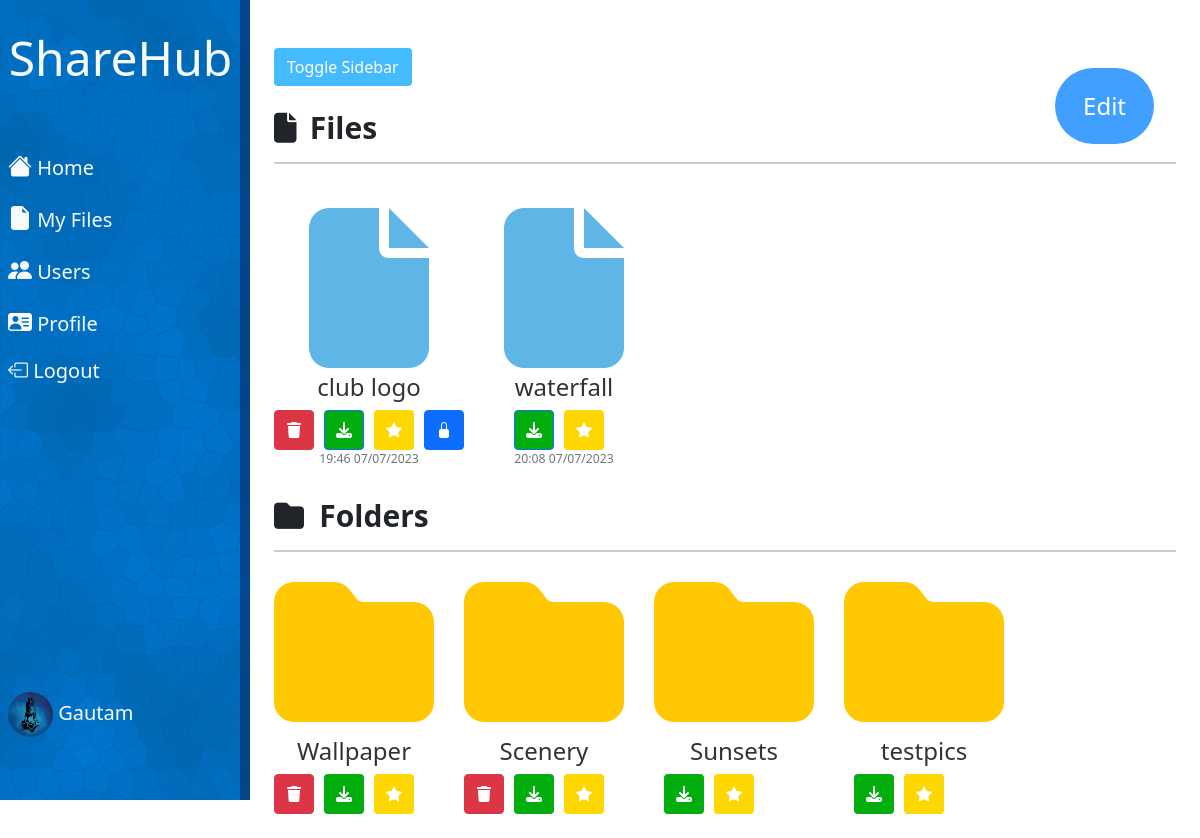
The page /all_users/home/ (signed in) on the database its author committed.
### users/models.py (models this page shows, shortened)
class profile(models.Model):
    user = models.OneToOneField(User,on_delete=models.CASCADE)
    image = models.ImageField(default='default.jpg',upload_to = 'profile_pic')

### root/models.py (models this page shows, shortened)
class AllFiles(models.Model):
    owner= models.ForeignKey(User, on_delete=models.CASCADE)
    title= models.CharField(max_length=100)
    file=models.FileField(upload_to='all_files/', default='')
    created_at=models.DateTimeField(auto_now_add=True,)
    folder = models.ForeignKey(Folder, on_delete=models.CASCADE, null=True, blank=True)
    is_favorite = models.ManyToManyField(User,related_name='favorite_files')
    is_private = models.BooleanField(default=False)

class Folder(models.Model):
    name = models.CharField(max_length=255)
    user = models.ForeignKey(User, on_delete=models.CASCADE)
    parent_folder = models.ForeignKey('self', on_delete=models.CASCADE, null=True, blank=True)
    is_favorite = models.ManyToManyField(User,related_name='favorite_folders')
    is_private = models.BooleanField(default=False)

### root/views.py (the view)
# urls.py: path('home/',home ,name='home'),
@login_required
def home(request):
    logged_user=request.user
    favorite_files = request.user.favorite_files.filter(folder=None)
    favorite_folders = request.user.favorite_folders.filter(parent_folder=None)
    context = {
        'files': favorite_files,
        'folders': favorite_folders,
    }
    return render(request, 'root/all_files.html',context )

### root/templates/root/all_files.html (shortened to what this page needs)
{% extends "root/home_base.html" %}
{% load static %}
{% block favourite %}
<div style="position: fixed; top: 20px; right: 20px;">
<details class="dropdown action-buttons" style="
  --button-background: rgb(65, 160, 255);
  --button-color: white;
  --dropdown-highlight: dodgerblue;
  --dropdown-width: 160px;
  --dropdown-background: rgb(0, 208, 255);
  --dropdown-color: rgb(255, 255, 255);
  display: flex;
  justify-content: center;
  align-items: center;
  /* min-height: 100vh; */
  background-color: #ffffff;
">
  <summary role="button">
    <a class="button" style="text-decoration: none;">Edit</a>
  </summary>
</details>
</div>
{% endblock favourite %}

### root/templates/root/home_base.html (shortened to what this page needs)
{% extends "root/base.html" %}
{% load crispy_forms_tags %}
{% load custom_filters %}
{% block content %}
<h2 class="section-title">
    <i class="fa-solid fa-file" style="font-size: 30px; margin-right: 7px;"></i>
    <span style="font-size: 30px;">Files</span></h2>
<hr class="section-line">
<div class="file-section">
  {% for post in files %}
  <article class="media content-section">
    <div class="media-body">
        <a class="article-title" href="{{ file.file.url }}" target="_blank"
         style="text-decoration: none; color: #333; display: flex; flex-direction: column; align-items: center;">
         <i class="fa-solid fa-file fa-10x" style="color: #60b5e7;"></i>
            <h4 style="margin-top: 5px;">{{ post.title }}</h4>
          </a>
          <div class="button-row">
            <form action="{% url 'delete_file' post.pk %}" method="POST" class=" square button" style="padding: 0%;">
              {% if request.user == post.owner %}
                <button type="submit" class="btn btn-danger square button" style="height: 40px">
                  <i class="fa-solid fa-trash"></i>
                </button>
              {% endif %}
            </form>
            <a href="{% url 'download_file' post.file.path %}" class="btn btn-primary square-button" style="background-color: #01ae0d;">
              <i class="fa-solid fa-download"></i>
            </a>
              {% if request.user in post.is_favorite.all %}
                {% with favorite_class='favpurple' %}
                  <a href="{% url 'toggle_favorite' 'File' post.id %}" class="btn btn-primary favorite-button square-button {{ favorite_class }}">
                    <i class="bi bi-star-fill"></i>
                  </a>
                {% endwith %}
              {% else %}
                {% with favorite_class='favpurple' %}
                  <a href="{% url 'toggle_favorite' 'File' post.id %}" class="btn btn-primary favorite-button square-button {{ favorite_class }}">
                    <i class="fa-regular fa-star"></i>
                  </a>
                {% endwith %}
              {% endif %}
              {% if request.user == post.owner %}
                {% if post.is_private %}
                <a href="{% url 'make_public' post.id %}" class="btn btn-primary square-button"> <i class="bi bi-lock-fill"></i></a>
                {% else %}
                <a href="{% url 'make_private' post.id %}" class="btn btn-primary"><i class="bi bi-unlock-fill"></i></a>
                {% endif %}
              {% endif %}
            </div>
      <div class="article-metadata">
        <small class="text-muted d-flex justify-content-center">
            {{ post.created_at|date:"H:i d/m/Y" }}
        </small>
      </div>
    </div>
  </article>
  {% endfor %}
</div>
<h2 class="section-title">
    <i class='fa fa-folder blue-color'
    style="margin-right: 9px; font-size: 30px;"></i>
    <span style="font-size: 30px;">Folders</span></h2>
<hr class="section-line">
<div class="folder-section">
  {% for post in folders %}
  <article class="media content-section">
    <div class="media-body">
        <a class="article-title" href="{% url 'subfolder' post.id %}" style="text-decoration: none; color: #333; display: flex; flex-direction: column; align-items: center;">
            <i class="fas fa-folder fa-10x" style="color: #ffc800;"></i>
            <h4 style="margin-top: 5px;">{{ post.name }}</h4>
          </a>
          <div class="button-row">
            <form action="{% url 'delete_folder' post.pk %}" method="POST" class=" square button" style="padding: 0%; margin: 0px 0px;">
              {% if request.user == post.user %}
                <button type="submit" class="btn btn-danger square button " style="height: 40px">
                  <i class="fa-solid fa-trash"></i>
                </button>
              {% endif %}
            </form>
            <a href="{% url 'download_folder' post.id %}" class="btn btn-primary square-button " style=" background-color: #01ae0d;
            border: none;">
              <i class="fa-solid fa-download"></i>
            </a>
            {% if request.user in post.is_favorite.all %}
                {% with favorite_class='favpurple' %}
                  <a href="{% url 'toggle_favorite' 'Folder' post.id %}" class="btn btn-primary favorite-button square-button {{ favorite_class }}">
                    <i class="bi bi-star-fill"></i>
                  </a>
                {% endwith %}
              {% else %}
                {% with favorite_class='favpurple' %}
                  <a href="{% url 'toggle_favorite' 'Folder' post.id %}" class="btn btn-primary favorite-button square-button {{ favorite_class }}">
                    <i class="fa-regular fa-star"></i>
                  </a>
                {% endwith %}
              {% endif %}
          </div>
    </div>
  </article>
  {% endfor %}
</div>
{% block favourite %}
{% endblock favourite %}
{% endblock content %}

### root/templates/root/base.html (shortened to what this page needs)
{%load static%}
<!DOCTYPE html>
<html lang="en">
  <head>
    <link rel="stylesheet" href="https://cdn.jsdelivr.net/npm/bootstrap-icons@1.10.5/font/bootstrap-icons.css">
    <link
      rel="stylesheet"
      href="https://stackpath.bootstrapcdn.com/bootstrap/5.0.0-alpha2/css/bootstrap.min.css"
    />
    <link rel="stylesheet" href="https://maxcdn.bootstrapcdn.com/font-awesome/4.4.0/css/font-awesome.min.css">
    <link rel='stylesheet' href='https://cdnjs.cloudflare.com/ajax/libs/font-awesome/4.7.0/css/font-awesome.min.css'>
    <link
      rel="stylesheet"
      type="text/css"
      href="{% static 'root/home.css' %}"
    />
  </head>
  <body>
    <nav
      class="navbar navbar-expand d-flex flex-column align-item-start active-nav"
      id="sidebar"
    >
      <a href="#" class="navbar-brand text-light mt-3">
        <div class="display-5 font-weight-bold"> ShareHub</div>
      </a>
      <ul class="navbar-nav d-flex flex-column mt-5 w-100">
        <li class="nav-item w-100">
          <a href="{% url 'home'%}" class="{% if request.path == '/home/' %} active_tab{% endif %} nav-link text-light pl-4"><i class="fs-4 bi-house-fill"></i>  Home</a>
        </li>
        <li class="nav-item w-100">
          <a href="{% url 'all_files'%}" class="{% if request.path == '/my_files/' %} active_tab{% endif %} nav-link text-light pl-4"
            ><i class="sidebar_list fs-4 bi-file-earmark-fill"></i>  My Files</a
          >
        </li>
        <li class="nav-item w-100">
          <a href="{% url 'all_users'%}" class="{% if request.path == '/all_users/' %} active_tab{% endif %}  nav-link text-light pl-4"
            ><i class="sidebar_list fs-4 bi-people-fill"></i> Users</a
          >
        </li>
        <li class="nav-item w-100">
          <a href="{% url 'profile'%}" class="{% if request.path == '/profile/' %} active_tab{% endif %} nav-link text-light pl-4"
            ><i class="sidebar_list fs-4 bi-person-vcard-fill"></i> Profile</a
          >
        </li>
        <li class="nav-item w-100">
          <a href="{% url 'logout'%}" class="nav-link text-light pl-4"
            ><i class="bi bi-box-arrow-left"></i> Logout</a
          >
        </li>
        <li class="nav-item profile_img w-100">
          <a href="{% url 'profile'%}" class="nav-link text-light pl-5"
            ><img src={{user.profile.image.url}} alt="profile Pic" width="45" height="45" class="rounded-circle"> {{user.username}}</a
          >
        </li>
      </ul>
    </nav>
    <section class="p-4 my-container active-cont">
      <button class="btn my-4" id="menu-btn">Toggle Sidebar</button>
       {% block content %}{% endblock %}
    </section>
  </body>
</html>

### root/static/root/home.css (style rules this page uses)
* { margin: 0; padding: 0; box-sizing: border-box; }
body { min-height: 100vh; background-color: #fff; }
.navbar { width: 250px; height: 100vh; position: fixed; margin-left: -300px; background-image: url("landing_page_bg.jpg"); transition: 0.4s; border-right: 10px solid rgba(7, 51, 116, 0.677); }
.nav-link { font-size: 1.25em; }
.my-container { transition: 0.4s; }
.active-nav { margin-left: 0; }
.active-cont { margin-left: 250px; }
#menu-btn { background-color: #45bbff; color: #fff; }
.favpurple { background-color: #FFD700; border: none; }
.file-section { display: flex; flex-wrap: wrap; gap: 40px; margin-bottom: 30px; }
.folder-section { display: flex; flex-wrap: wrap; gap: 30px; }
.section-title { font-size: 24px; font-weight: bold; margin-bottom: 10px; }
.section-line { border: none; border-top: 2px solid #333; margin-bottom: 20px; }
.action-buttons { position: fixed; float: right; top: 0; right: 0; display: flex; gap: 10px; margin: 48px; z-index: 9999; }
.article-metadata { margin-top: 0px; font-size: 14px; color: #999; }
.square-button { display: flex; align-items: center; justify-content: center; width: 40px; height: 40px; padding: 0; }
.button-row { display: flex; gap: 10px; }
a.button { display: inline-block; padding: 20px 28px; border-radius: 50px; box-sizing: border-box; border: none; background: var(--button-background); color: var(--button-color); font-size: 24px; cursor: pointer; }
.dropdown { position: relative; padding: 0; margin-right: 1em; border: none; }
.dropdown summary { list-style: none; list-style-type: none; }
.dropdown > summary::before { display: none; }
.profile_img { margin-top: 290px; }
.navbar-brand { margin-left: 17px; }

### rows shown on the page
AllFiles: title "club logo", is_private True (drawn), created_at "19:46 07/07/2023"
AllFiles: title "waterfall", created_at "20:08 07/07/2023"
Folder: name "Wallpaper"
Folder: name "Scenery"
Folder: name "Sunsets"
Folder: name "testpics"

### other values the page prints
{{ user.username }} "Gautam"
